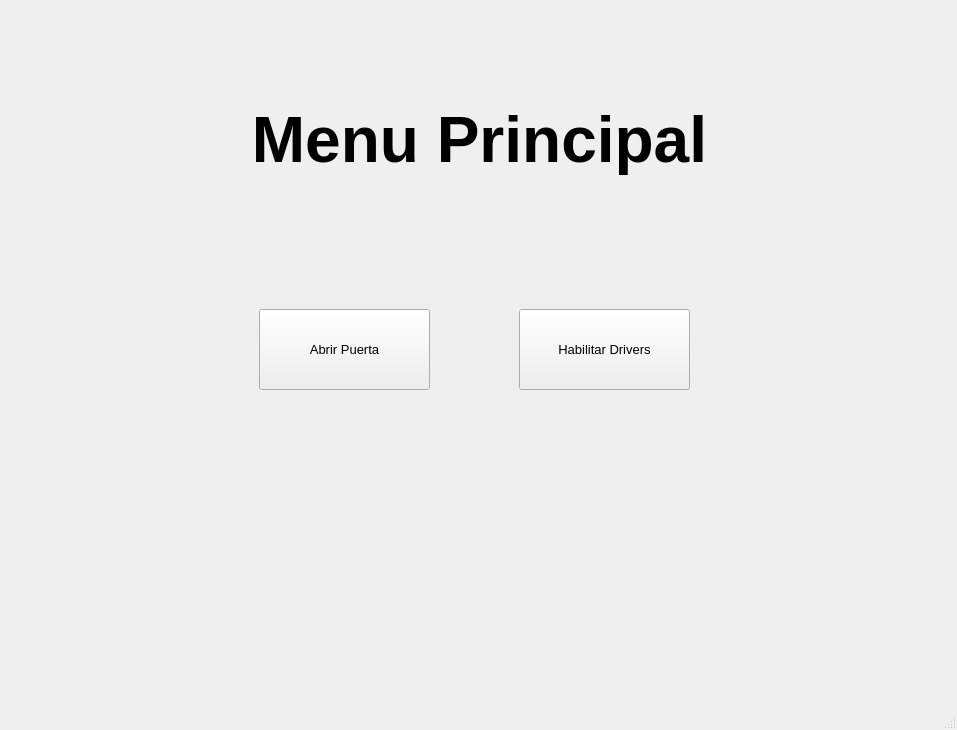
<?xml version="1.0" encoding="UTF-8"?>
<ui version="4.0">
 <class>MainWindow</class>
 <widget class="QMainWindow" name="MainWindow">
  <property name="geometry">
   <rect>
    <x>0</x>
    <y>0</y>
    <width>957</width>
    <height>730</height>
   </rect>
  </property>
  <property name="windowTitle">
   <string>Aura 1000 Software</string>
  </property>
  <widget class="QWidget" name="centralwidget">
   <layout class="QVBoxLayout" name="verticalLayout">
    <item>
     <widget class="QStackedWidget" name="stackedWidget">
      <property name="font">
       <font>
        <pointsize>48</pointsize>
       </font>
      </property>
      <property name="currentIndex">
       <number>0</number>
      </property>
      <widget class="QWidget" name="MenuPrincipal">
       <widget class="QLabel" name="MenuPrincipal_label">
        <property name="geometry">
         <rect>
          <x>0</x>
          <y>70</y>
          <width>941</width>
          <height>121</height>
         </rect>
        </property>
        <property name="font">
         <font>
          <pointsize>48</pointsize>
          <weight>75</weight>
          <bold>true</bold>
         </font>
        </property>
        <property name="text">
         <string>Menu Principal</string>
        </property>
        <property name="alignment">
         <set>Qt::AlignCenter</set>
        </property>
        <property name="wordWrap">
         <bool>true</bool>
        </property>
       </widget>
       <widget class="QPushButton" name="MenuPrincipal_pushButton_OpenCloseDoor">
        <property name="geometry">
         <rect>
          <x>250</x>
          <y>300</y>
          <width>171</width>
          <height>81</height>
         </rect>
        </property>
        <property name="font">
         <font>
          <pointsize>10</pointsize>
         </font>
        </property>
        <property name="text">
         <string>Abrir Puerta</string>
        </property>
       </widget>
       <widget class="QPushButton" name="MenuPrincipal_pushButton_EnableDisableDrivers">
        <property name="geometry">
         <rect>
          <x>510</x>
          <y>300</y>
          <width>171</width>
          <height>81</height>
         </rect>
        </property>
        <property name="font">
         <font>
          <pointsize>10</pointsize>
         </font>
        </property>
        <property name="text">
         <string>Habilitar Drivers</string>
        </property>
       </widget>
      </widget>
      <widget class="QWidget" name="PreEncendido">
       <widget class="QLabel" name="PreEncendido_label2">
        <property name="geometry">
         <rect>
          <x>0</x>
          <y>220</y>
          <width>941</width>
          <height>231</height>
         </rect>
        </property>
        <property name="font">
         <font>
          <pointsize>26</pointsize>
         </font>
        </property>
        <property name="text">
         <string>Para acceder al Menu Principal, encienda el equipo con el pulsador de ON</string>
        </property>
        <property name="alignment">
         <set>Qt::AlignCenter</set>
        </property>
        <property name="wordWrap">
         <bool>true</bool>
        </property>
       </widget>
       <widget class="QLabel" name="PreEncendido_label1">
        <property name="geometry">
         <rect>
          <x>220</x>
          <y>130</y>
          <width>511</width>
          <height>71</height>
         </rect>
        </property>
        <property name="palette">
         <palette>
          <active>
           <colorrole role="WindowText">
            <brush brushstyle="SolidPattern">
             <color alpha="255">
              <red>51</red>
              <green>0</green>
              <blue>153</blue>
             </color>
            </brush>
           </colorrole>
           <colorrole role="Text">
            <brush brushstyle="SolidPattern">
             <color alpha="255">
              <red>51</red>
              <green>0</green>
              <blue>153</blue>
             </color>
            </brush>
           </colorrole>
           <colorrole role="ButtonText">
            <brush brushstyle="SolidPattern">
             <color alpha="255">
              <red>51</red>
              <green>0</green>
              <blue>153</blue>
             </color>
            </brush>
           </colorrole>
           <colorrole role="PlaceholderText">
            <brush brushstyle="SolidPattern">
             <color alpha="128">
              <red>69</red>
              <green>0</green>
              <blue>207</blue>
             </color>
            </brush>
           </colorrole>
          </active>
          <inactive>
           <colorrole role="WindowText">
            <brush brushstyle="SolidPattern">
             <color alpha="255">
              <red>51</red>
              <green>0</green>
              <blue>153</blue>
             </color>
            </brush>
           </colorrole>
           <colorrole role="Text">
            <brush brushstyle="SolidPattern">
             <color alpha="255">
              <red>51</red>
              <green>0</green>
              <blue>153</blue>
             </color>
            </brush>
           </colorrole>
           <colorrole role="ButtonText">
            <brush brushstyle="SolidPattern">
             <color alpha="255">
              <red>51</red>
              <green>0</green>
              <blue>153</blue>
             </color>
            </brush>
           </colorrole>
           <colorrole role="PlaceholderText">
            <brush brushstyle="SolidPattern">
             <color alpha="128">
              <red>69</red>
              <green>0</green>
              <blue>207</blue>
             </color>
            </brush>
           </colorrole>
          </inactive>
          <disabled>
           <colorrole role="WindowText">
            <brush brushstyle="SolidPattern">
             <color alpha="255">
              <red>51</red>
              <green>0</green>
              <blue>153</blue>
             </color>
            </brush>
           </colorrole>
           <colorrole role="Text">
            <brush brushstyle="SolidPattern">
             <color alpha="255">
              <red>51</red>
              <green>0</green>
              <blue>153</blue>
             </color>
            </brush>
           </colorrole>
           <colorrole role="ButtonText">
            <brush brushstyle="SolidPattern">
             <color alpha="255">
              <red>51</red>
              <green>0</green>
              <blue>153</blue>
             </color>
            </brush>
           </colorrole>
           <colorrole role="PlaceholderText">
            <brush brushstyle="SolidPattern">
             <color alpha="128">
              <red>0</red>
              <green>0</green>
              <blue>0</blue>
             </color>
            </brush>
           </colorrole>
          </disabled>
         </palette>
        </property>
        <property name="font">
         <font>
          <pointsize>48</pointsize>
          <weight>75</weight>
          <bold>true</bold>
         </font>
        </property>
        <property name="styleSheet">
         <string notr="true">color: rgb(51, 0, 153);</string>
        </property>
        <property name="text">
         <string>¡Bienvenido!</string>
        </property>
       </widget>
       <widget class="QProgressBar" name="PreEncendido_progressBar">
        <property name="geometry">
         <rect>
          <x>280</x>
          <y>480</y>
          <width>401</width>
          <height>41</height>
         </rect>
        </property>
        <property name="font">
         <font>
          <pointsize>24</pointsize>
         </font>
        </property>
        <property name="value">
         <number>0</number>
        </property>
       </widget>
      </widget>
     </widget>
    </item>
   </layout>
  </widget>
  <widget class="QMenuBar" name="menubar">
   <property name="geometry">
    <rect>
     <x>0</x>
     <y>0</y>
     <width>957</width>
     <height>26</height>
    </rect>
   </property>
  </widget>
  <widget class="QStatusBar" name="statusbar"/>
 </widget>
 <resources/>
 <connections/>
</ui>
